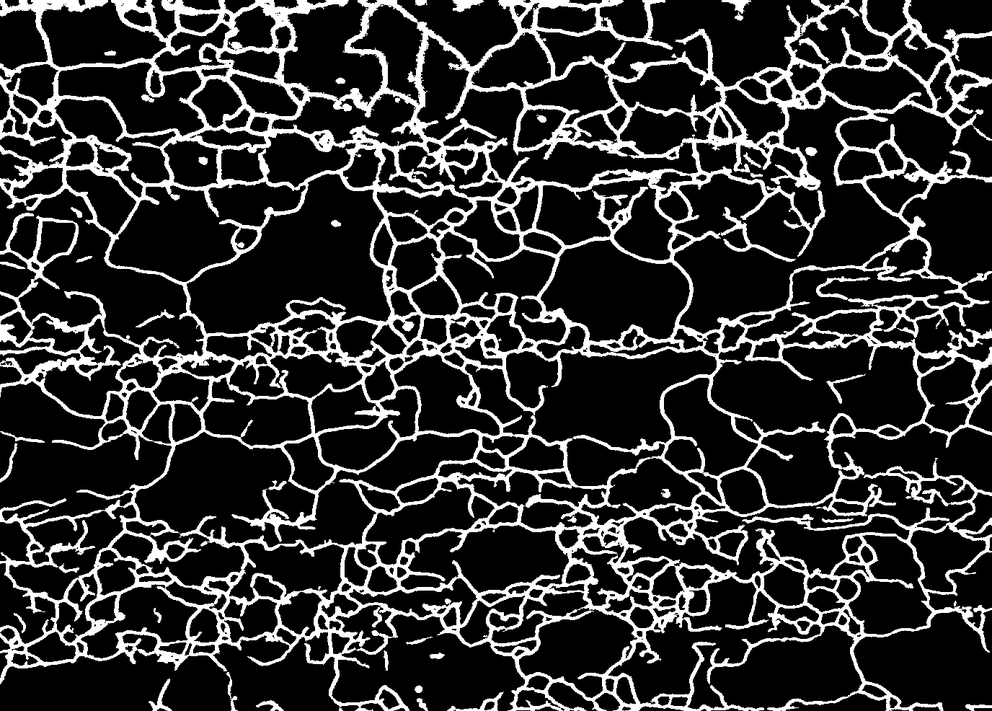
#> input picture image.tiff, 992 x 711 px, shrunk from 1376 x 986 before the run
$ jupyter execute --allow-errors Chord_Length_Distribution_Example.ipynb   (shell and % lines are left out)
#> lines starting #> are read from the running program, lines starting #| are printed output that depends on the picture
### CLD.py
"""MKS Chord Length Module

For computing chord length distribtion of the binay(segmented) image
under assumption of non-periodic boundary conditions
"""
import numpy as np
from scipy import ndimage

def CLD(image,direction):
    # Add system check if image is douoble or not.
    if direction =='x':
        pass

    elif direction =='y':
        image=np.transpose(image)
    else:
        print("Please select the correct direction x or y ")

    if np.max(image)==1:
        A=image
    else:
         A=image/255


    dimen=np.shape(image)
    B = ndimage.convolve1d(A, np.array([0,-1,1]),mode='wrap')
    XL,YL = np.where(B==1)
    XR,YR= np.where(B==-1)
    chords=np.histogram(YL-YR, bins=np.arange(0.5,dimen[1]+0.5))
    return chords

### Chord_Length_Distribution_Example.ipynb
[cell 1]
from PIL import Image as im
import numpy as np
import matplotlib.pyplot as plt
import matplotlib.image as mpimg
import pandas as pd
from scipy import ndimage
import sys
import numpy
numpy.set_printoptions(threshold=sys.maxsize)
## Check if it is binary or logical
import cv2

## Chord Length Distribution

Chord length distribution (CLD) is one of the widely used methods to statistically represent the microstructure. The main reason for selecting CLD over other methods is chord length distribution has low computational cost and it contains grain size, shape distribution and their anisotropy information which are the main information to extract from our samples.

Chords are defined as the line segments within grains whose endpoints lie at the grain boundaries. Length of each chord is defined as chord length, and the probability of finding a chord with a specified length is quantified by CLD

# Chord Length Distribution  calculation for Dummy microstructure

Let's first start with an easy 50x50 microstructure to understand the general concept of the chord length distribution calculation. Although this type of microstructure may not resemble a physical system, it provides solutions that give some intuitive understanding of chord length distribution.

[cell 2]
# First Import the Chord Lentgh distribution function
from CLD import CLD

# then load and visaulize the dummy microstructure
img = cv2.imread('bwimage.tiff')
#> (the rest of this cell did not finish here and is left out)

[cell 3]
img

#> (a cell that did not finish here is left out)

#> (a cell that did not finish here is left out)

#> (a cell that did not finish here is left out)

#> (a cell that did not finish here is left out)

# Calculate the CLD for a real Microstructure
Dummy microstructure can help us understand the general concept for calculating the chord length distribution,however obtaining CLD for real microstructure is crucial to visualize how CLD captures the information for a real microstructure.

[cell 8]
img=cv2.imread('image.tiff')
#> img is the input picture: shape (711, 992, 3); min 0, max 255, mean 49.8
img=img[:,:,1]
#> img: shape (711, 992)

imgplot = plt.imshow(img)

np.shape(img)
#> Out = (711, 992)

#> (a cell that did not finish here is left out)

#> call 2 of CLD, with direction = 'x'
#> in CLD (call 2), `B = ndimage.convolve1d(A, np.array([0,-1,1]),mode='wrap')`:
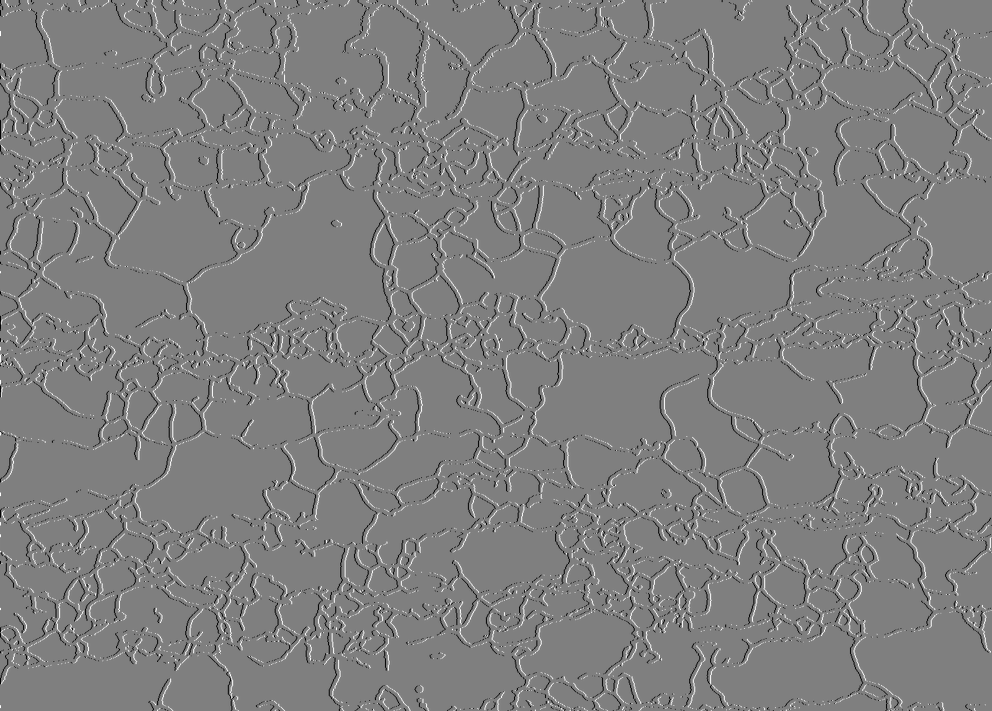
#> B: shape (711, 992) float64; min -1, max 1, mean -1.67e-20; drawn with min black and max white
#> in CLD (call 2), `XL,YL = np.where(B==1)`: XL = 80 values from 6 to 708; YL = 80 values, max 948 at index 48, min 0 at index 2, mean 407.8
#> in CLD (call 2), `XR,YR= np.where(B==-1)`: XR = 110 values from 0 to 702; YR = 110 values, max 943 at index 42, min 0 at index 0, mean 260.3

#> (a cell that did not finish here is left out)

# References
[1] Popova, E., Rodgers, T.M., S.R. Kalidindi et al. Integr Mater Manuf Innov (2017) 6: 54. https://doi.org/10.1007/s40192-017-0088-1

# Test cases

[cell 11]
## Test set
A1 = np.array([[0,0,0,0,0,0,0,0,0,0],
              [0,0,1,1,1,0,0,0,0,0],
              [0,0,1,1,1,0,0,0,0,0],
              [0,0,1,1,1,0,0,0,0,0],
              [0,0,0,0,0,0,0,0,0,0],
              [0,1,1,1,0,0,0,0,0,0],
              [0,1,1,1,0,0,1,1,1,0],
              [0,1,1,1,0,0,1,1,1,0],
              [0,0,0,0,0,0,1,1,1,0],
              [0,0,0,0,0,0,0,0,0,0]])
plt.imshow(A1)
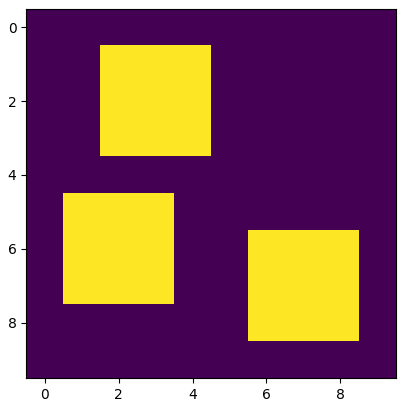
#> figure drawn by matplotlib, 1 panel

[cell 12]
CLDt1=CLD(A1,'x')

[cell 13]
CLDt1

[cell 14]
plt.bar(np.arange(1,len(CLDt1[0])+1),CLDt1[0])
plt.xlim([0.0, 6])
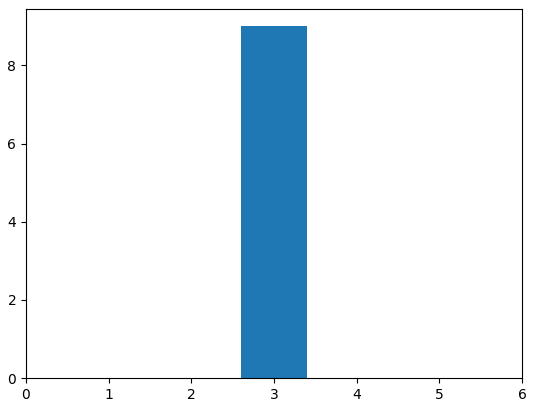
#> figure drawn by matplotlib, 1 panel; tallest bar 9 high, from x = 2.6 to 3.4

[cell 15]
A2 = np.array([[0,0,0,0,0,0,0,0,0,0],
              [1,1,0,0,0,0,0,0,0,0],
              [1,1,0,0,1,1,1,0,0,0],
              [1,1,0,0,1,1,1,0,0,0],
              [0,0,0,0,1,1,1,0,0,0],
              [0,0,0,0,0,0,0,0,0,0],
              [0,0,1,1,1,0,0,0,0,0],
              [0,0,1,1,1,0,0,0,0,0],
              [0,0,1,1,1,0,0,0,0,0],
              [0,0,0,0,0,0,0,0,0,0]])
plt.imshow(A2)
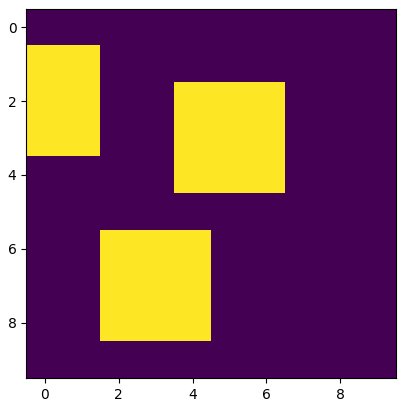
#> figure drawn by matplotlib, 1 panel

[cell 16]
CLDt2=CLD(A2,'x')
